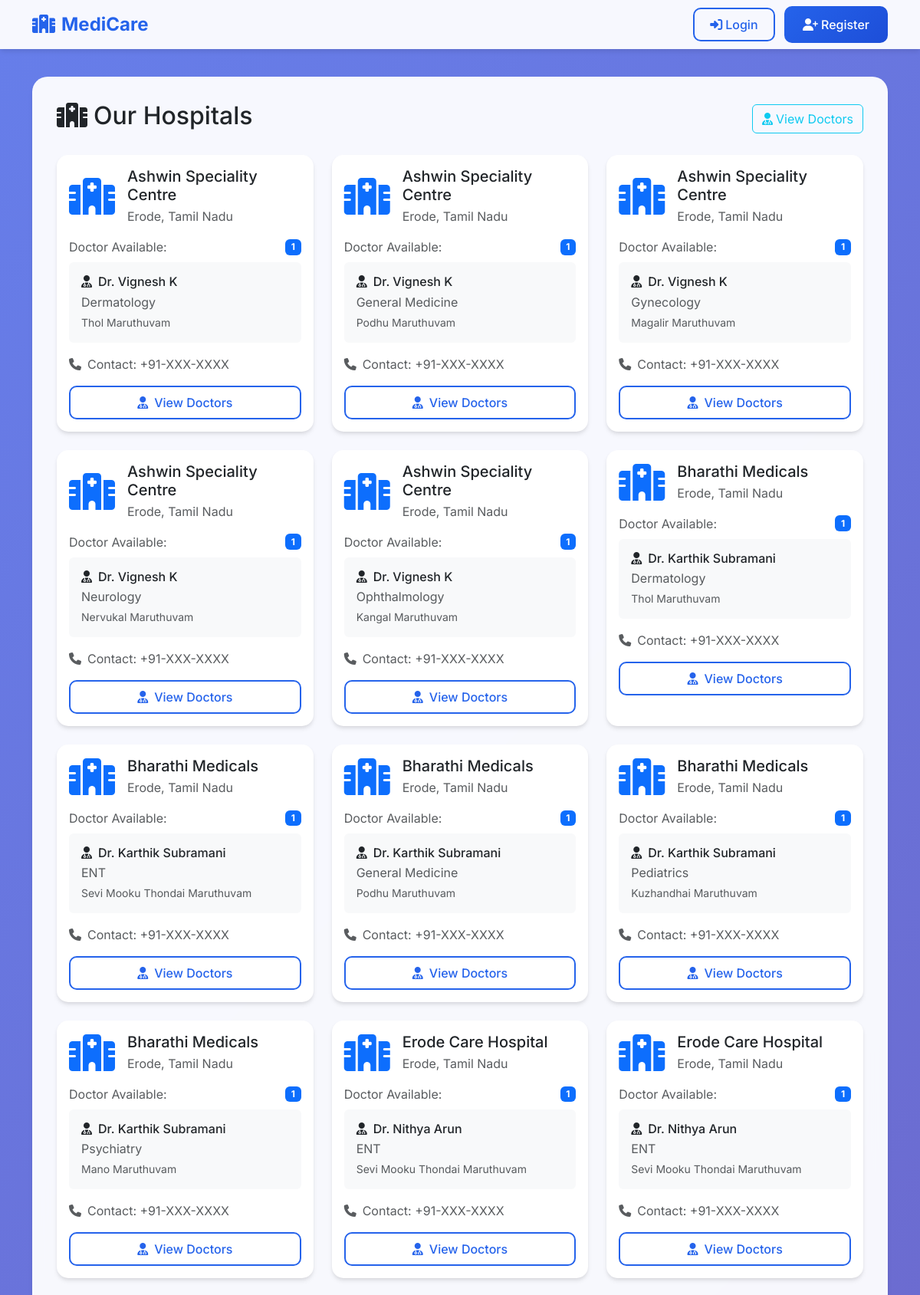
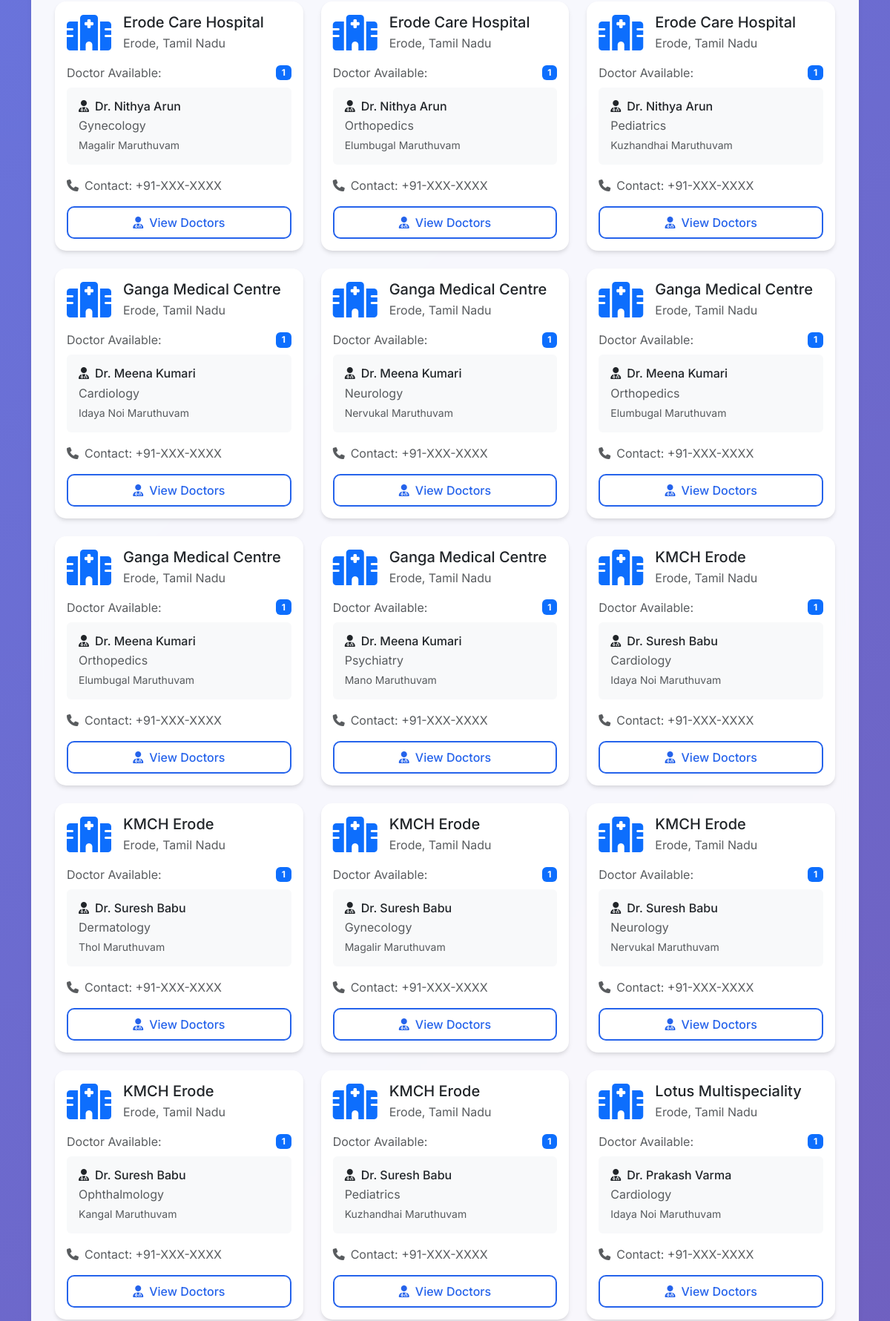
The page /hospitals (upper part) on the database its author committed (2 pictures, top to bottom).
### tables this page shows
CREATE TABLE doctors (
    id INTEGER PRIMARY KEY AUTOINCREMENT,
    name TEXT,
    specialization_english TEXT,
    specialization_tamil TEXT,
    hospital_id INTEGER,
    email TEXT,
    contact TEXT,
    FOREIGN KEY (hospital_id) REFERENCES hospitals (id)
);

CREATE TABLE hospitals (
    id INTEGER PRIMARY KEY AUTOINCREMENT,
    name TEXT,
    location TEXT,
    contact TEXT
);

### app.py (the view)
@app.route('/hospitals')
def hospitals():
    conn = get_db()
    hospitals = conn.execute('''SELECT h.*, d.name as doctor_name, d.specialization_english, d.specialization_tamil
                               FROM hospitals h
                               LEFT JOIN doctors d ON h.id = d.hospital_id
                               ORDER BY h.name''').fetchall()
    conn.close()
    return render_template('hospitals.html', hospitals=hospitals)

### app.py (called while the page is built)
@app.after_request
def add_no_cache_headers(response):
    response.headers['Cache-Control'] = 'no-store, no-cache, must-revalidate, max-age=0'
    response.headers['Pragma'] = 'no-cache'
    response.headers['Expires'] = '0'
    return response

def get_db():
    conn = sqlite3.connect('hospital.db')
    conn.row_factory = sqlite3.Row
    return conn

### templates/hospitals.html (shortened to what this page needs)
{% extends 'base.html' %}
{% block content %}
<div class="d-flex justify-content-between align-items-center mb-4">
    <h2><i class="fas fa-hospital me-2"></i>Our Hospitals</h2>
    <a href="{{ url_for('doctors') }}" class="btn btn-outline-info">
        <i class="fas fa-user-md me-1"></i>View Doctors
    </a>
</div>
<div class="row">
    {% for hospital in hospitals %}
    <div class="col-md-6 col-lg-4 mb-4">
        <div class="card h-100">
            <div class="card-body">
                <div class="d-flex align-items-center mb-3">
                    <i class="fas fa-hospital fa-3x text-primary me-3"></i>
                    <div>
                        <h5 class="card-title mb-1">{{ hospital.name }}</h5>
                        <p class="text-muted mb-0">{{ hospital.location }}</p>
                    </div>
                </div>
                <div class="mb-3">
                    <div class="d-flex justify-content-between align-items-center mb-2">
                        <span class="text-muted">Doctor Available:</span>
                        <span class="badge bg-primary">1</span>
                    </div>
                    {% if hospital.doctor_name %}
                    <div class="bg-light p-3 rounded">
                        <h6 class="mb-1"><i class="fas fa-user-md me-2"></i>{{ hospital.doctor_name }}</h6>
                        <p class="mb-1 text-muted">{{ hospital.specialization_english }}</p>
                        {% if hospital.specialization_tamil %}
                        <p class="mb-0 text-muted small">{{ hospital.specialization_tamil }}</p>
                        {% endif %}
                    </div>
                    {% else %}
                    <div class="bg-light p-3 rounded text-center">
                        <p class="text-muted mb-0">No doctor assigned</p>
                    </div>
                    {% endif %}
                </div>
                <div class="mb-3">
                    <p class="text-muted mb-1">
                        <i class="fas fa-phone me-2"></i>{{ hospital.contact }}
                    </p>
                </div>
                <div class="d-grid">
                    <a href="{{ url_for('doctors') }}?hospital={{ hospital.name }}" class="btn btn-outline-primary">
                        <i class="fas fa-user-md me-2"></i>View Doctors
                    </a>
                </div>
            </div>
        </div>
    </div>
    {% endfor %}
</div>
{% endblock %}

### templates/base.html (style rules this page uses)
:root { --primary-color: #2563eb; --primary-dark: #1d4ed8; --secondary-color: #64748b; --success-color: #10b981; --warning-color: #f59e0b; --danger-color: #ef4444; --light-bg: #f8fafc; --card-shadow: 0 4px 6px -1px rgba(0, 0, 0, 0.1), 0 2px 4px -1px rgba(0, 0, 0, 0.06); }
* { font-family: 'Inter', sans-serif; }
body { background: linear-gradient(135deg, #667eea 0%, #764ba2 100%); min-height: 100vh; }
.btn-outline-primary { border: 2px solid var(--primary-color); color: var(--primary-color); border-radius: 10px; padding: 0.5rem 1.25rem; font-weight: 500; transition: all 0.3s ease; }
.card { border: none; border-radius: 15px; box-shadow: var(--card-shadow); transition: all 0.3s ease; }

### rows shown on the page
doctors: name "Ashwin Speciality Centre", location "Erode, Tamil Nadu", doctor_name "Dr. Vignesh K", specialization_english "Dermatology", specialization_tamil "Thol Maruthuvam", contact "Contact: +91-XXX-XXXX"
doctors: name "Ashwin Speciality Centre", location "Erode, Tamil Nadu", doctor_name "Dr. Vignesh K", specialization_english "General Medicine", specialization_tamil "Podhu Maruthuvam", contact "Contact: +91-XXX-XXXX"
doctors: name "Ashwin Speciality Centre", location "Erode, Tamil Nadu", doctor_name "Dr. Vignesh K", specialization_english "Gynecology", specialization_tamil "Magalir Maruthuvam", contact "Contact: +91-XXX-XXXX"
doctors: name "Ashwin Speciality Centre", location "Erode, Tamil Nadu", doctor_name "Dr. Vignesh K", specialization_english "Neurology", specialization_tamil "Nervukal Maruthuvam", contact "Contact: +91-XXX-XXXX"
doctors: name "Ashwin Speciality Centre", location "Erode, Tamil Nadu", doctor_name "Dr. Vignesh K", specialization_english "Ophthalmology", specialization_tamil "Kangal Maruthuvam", contact "Contact: +91-XXX-XXXX"
doctors: name "Bharathi Medicals", location "Erode, Tamil Nadu", doctor_name "Dr. Karthik Subramani", specialization_english "Dermatology", specialization_tamil "Thol Maruthuvam", contact "Contact: +91-XXX-XXXX"
doctors: name "Bharathi Medicals", location "Erode, Tamil Nadu", doctor_name "Dr. Karthik Subramani", specialization_english "ENT", specialization_tamil "Sevi Mooku Thondai Maruthuvam", contact "Contact: +91-XXX-XXXX"
doctors: name "Bharathi Medicals", location "Erode, Tamil Nadu", doctor_name "Dr. Karthik Subramani", specialization_english "General Medicine", specialization_tamil "Podhu Maruthuvam", contact "Contact: +91-XXX-XXXX"
doctors: name "Bharathi Medicals", location "Erode, Tamil Nadu", doctor_name "Dr. Karthik Subramani", specialization_english "Pediatrics", specialization_tamil "Kuzhandhai Maruthuvam", contact "Contact: +91-XXX-XXXX"
doctors: name "Bharathi Medicals", location "Erode, Tamil Nadu", doctor_name "Dr. Karthik Subramani", specialization_english "Psychiatry", specialization_tamil "Mano Maruthuvam", contact "Contact: +91-XXX-XXXX"
doctors: name "Erode Care Hospital", location "Erode, Tamil Nadu", doctor_name "Dr. Nithya Arun", specialization_english "ENT", specialization_tamil "Sevi Mooku Thondai Maruthuvam", contact "Contact: +91-XXX-XXXX"
doctors: name "Erode Care Hospital", location "Erode, Tamil Nadu", doctor_name "Dr. Nithya Arun", specialization_english "ENT", specialization_tamil "Sevi Mooku Thondai Maruthuvam", contact "Contact: +91-XXX-XXXX"
doctors: name "Erode Care Hospital", location "Erode, Tamil Nadu", doctor_name "Dr. Nithya Arun", specialization_english "Gynecology", specialization_tamil "Magalir Maruthuvam", contact "Contact: +91-XXX-XXXX"
doctors: name "Erode Care Hospital", location "Erode, Tamil Nadu", doctor_name "Dr. Nithya Arun", specialization_english "Orthopedics", specialization_tamil "Elumbugal Maruthuvam", contact "Contact: +91-XXX-XXXX"
doctors: name "Erode Care Hospital", location "Erode, Tamil Nadu", doctor_name "Dr. Nithya Arun", specialization_english "Pediatrics", specialization_tamil "Kuzhandhai Maruthuvam", contact "Contact: +91-XXX-XXXX"
doctors: name "Ganga Medical Centre", location "Erode, Tamil Nadu", doctor_name "Dr. Meena Kumari", specialization_english "Cardiology", specialization_tamil "Idaya Noi Maruthuvam", contact "Contact: +91-XXX-XXXX"
doctors: name "Ganga Medical Centre", location "Erode, Tamil Nadu", doctor_name "Dr. Meena Kumari", specialization_english "Neurology", specialization_tamil "Nervukal Maruthuvam", contact "Contact: +91-XXX-XXXX"
doctors: name "Ganga Medical Centre", location "Erode, Tamil Nadu", doctor_name "Dr. Meena Kumari", specialization_english "Orthopedics", specialization_tamil "Elumbugal Maruthuvam", contact "Contact: +91-XXX-XXXX"
doctors: name "Ganga Medical Centre", location "Erode, Tamil Nadu", doctor_name "Dr. Meena Kumari", specialization_english "Orthopedics", specialization_tamil "Elumbugal Maruthuvam", contact "Contact: +91-XXX-XXXX"
doctors: name "Ganga Medical Centre", location "Erode, Tamil Nadu", doctor_name "Dr. Meena Kumari", specialization_english "Psychiatry", specialization_tamil "Mano Maruthuvam", contact "Contact: +91-XXX-XXXX"
doctors: name "KMCH Erode", location "Erode, Tamil Nadu", doctor_name "Dr. Suresh Babu", specialization_english "Cardiology", specialization_tamil "Idaya Noi Maruthuvam", contact "Contact: +91-XXX-XXXX"
doctors: name "KMCH Erode", location "Erode, Tamil Nadu", doctor_name "Dr. Suresh Babu", specialization_english "Dermatology", specialization_tamil "Thol Maruthuvam", contact "Contact: +91-XXX-XXXX"
doctors: name "KMCH Erode", location "Erode, Tamil Nadu", doctor_name "Dr. Suresh Babu", specialization_english "Gynecology", specialization_tamil "Magalir Maruthuvam", contact "Contact: +91-XXX-XXXX"
doctors: name "KMCH Erode", location "Erode, Tamil Nadu", doctor_name "Dr. Suresh Babu", specialization_english "Neurology", specialization_tamil "Nervukal Maruthuvam", contact "Contact: +91-XXX-XXXX"
doctors: name "KMCH Erode", location "Erode, Tamil Nadu", doctor_name "Dr. Suresh Babu", specialization_english "Ophthalmology", specialization_tamil "Kangal Maruthuvam", contact "Contact: +91-XXX-XXXX"
doctors: name "KMCH Erode", location "Erode, Tamil Nadu", doctor_name "Dr. Suresh Babu", specialization_english "Pediatrics", specialization_tamil "Kuzhandhai Maruthuvam", contact "Contact: +91-XXX-XXXX"
doctors: name "Lotus Multispeciality", location "Erode, Tamil Nadu", doctor_name "Dr. Prakash Varma", specialization_english "Cardiology", specialization_tamil "Idaya Noi Maruthuvam", contact "Contact: +91-XXX-XXXX"
